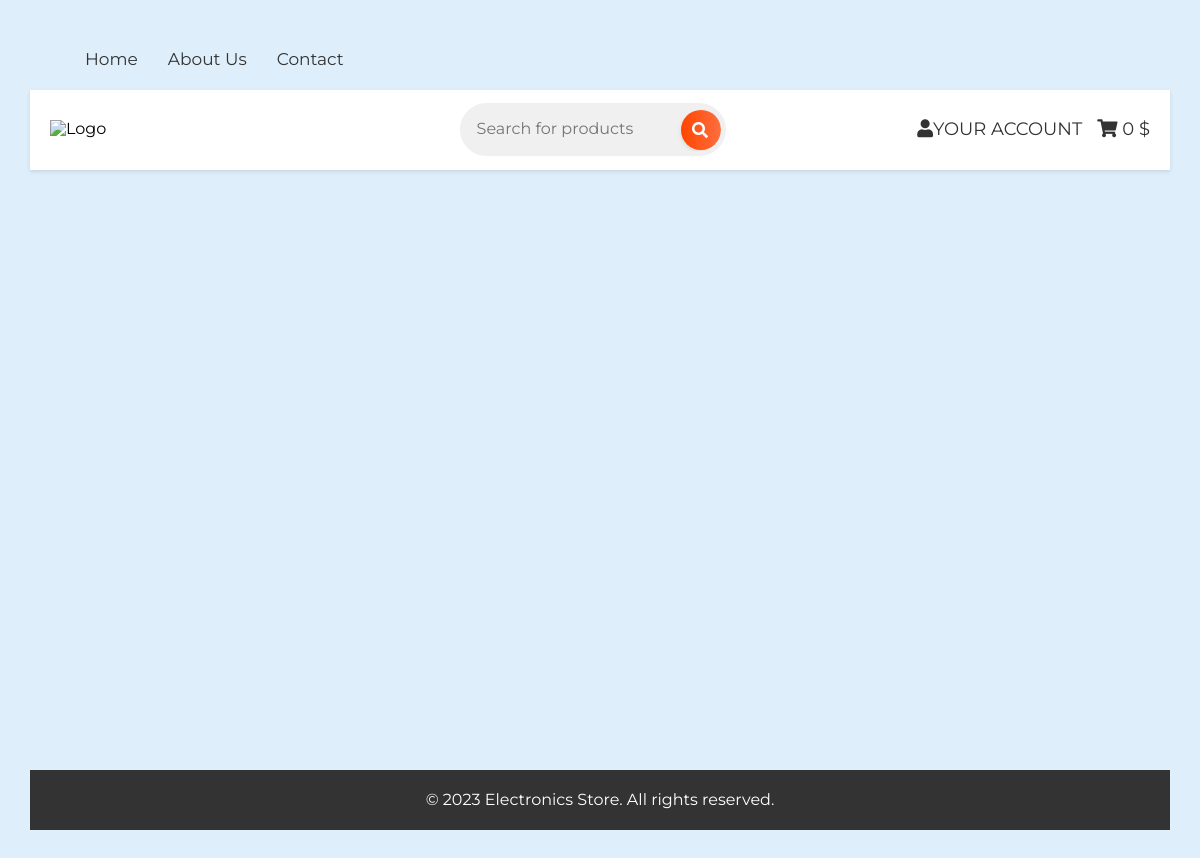
The app's page /, older data.
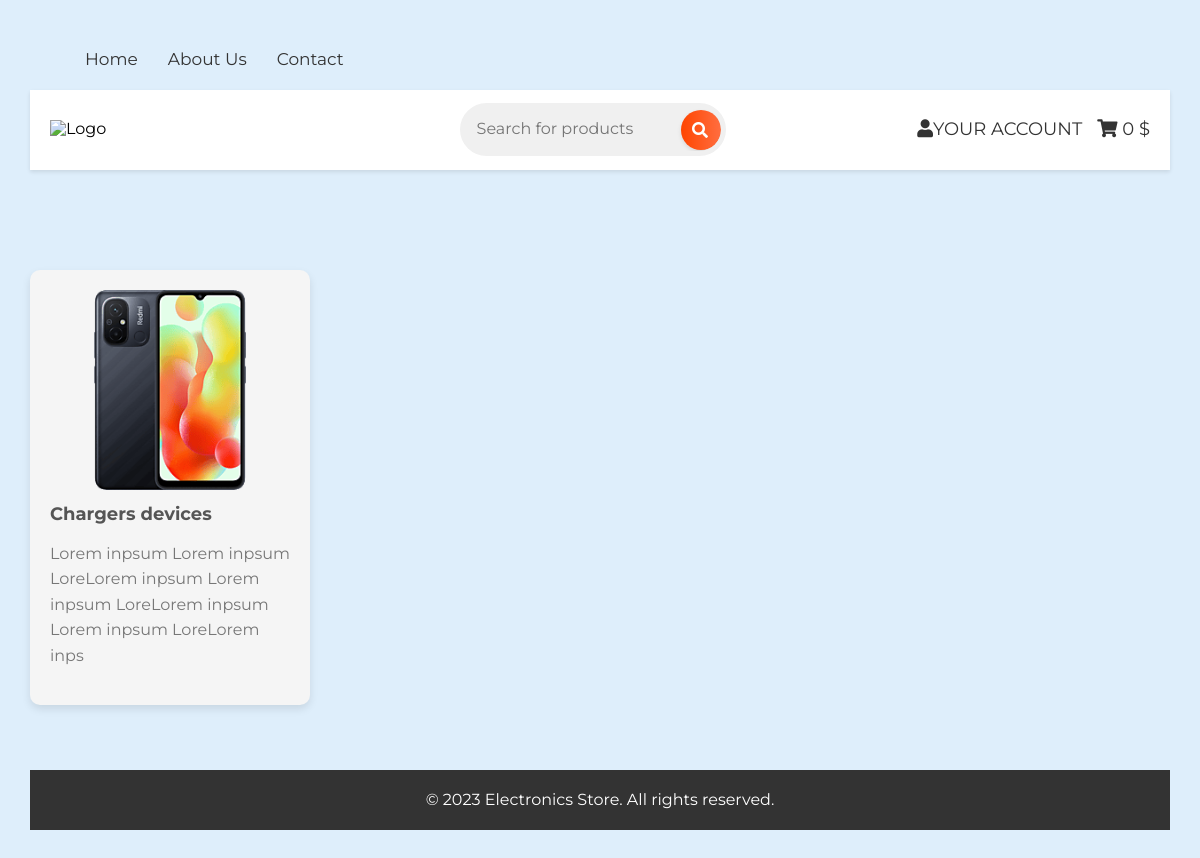
The same page, newer data.
### catalogApp/models.py (models this page shows, shortened)
class Category(MPTTModel):
    category_name = models.CharField(max_length=50, verbose_name='Назва')
    category_description = models.TextField(max_length=100, null=True, verbose_name='Опис')
    category_image = models.ImageField(upload_to='images/category_images/', verbose_name='Зображення')
    parent = TreeForeignKey('self', on_delete=models.CASCADE, null=True, blank=True, related_name='children',
                            db_index=True, verbose_name='Вкладеність')
    category_slug = AutoSlugField(populate_from='category_name', unique=True, always_update=True, db_index=True,
                                  verbose_name='Слаг(Автоматичний)')
    category_created_at = models.DateTimeField(auto_now_add=True, verbose_name='Дата створення')
    category_updated_at = models.DateTimeField(auto_now=True, verbose_name='Дата оновлення')
    class MPTTMeta:
        order_insertion_by = ['category_name']
    class Meta:
        verbose_name = 'Категорія'
        verbose_name_plural = 'Категорії'

### catalogApp/views.py (the view)
# urls.py: path('', index_page_view, name='home'),
def index_page_view(request):
    categories = Category.objects.all()
    swiper_images = Swiper.objects.all()
    context = {
        'categories': categories,
        'swiper_images': swiper_images,
    }
    return render(request, 'catalogApp/index.html', context=context)

### mainapp/context_processors.py (called while the page is built)
def calculate_cart_total(user):
    total = 0
    if user.is_authenticated:
        cart_items = CartItem.objects.filter(user=user)
        for cart_item in cart_items:
            total += cart_item.quantity * cart_item.product.product_price
    return total

def cart_total(request):
    total = calculate_cart_total(request.user)
    return {'cart_total': total}

def get_username(request):
    user = get_user(request)
    username = user.username if user.is_authenticated else None
    return {'username': username}

### catalogApp/templates/catalogApp/index.html (shortened to what this page needs)
{% extends 'mainapp/base.html' %}
{% block links %}
<link rel="stylesheet" href="https://unpkg.com/swiper/swiper-bundle.min.css">
{% endblock %}
{% block contents %}
<div class="categories-container">
    {% for category in categories %}
    {% if category.level == 0 %}
    <a href="{% url 'get_subcategories' category.category_slug %}" class="category-item">
            <img src="{{ category.category_image.url }}" alt="{{ category.category_name }}">
            <span>{{ category.category_name }}</span>
            <p>{{ category.category_description }}</p>
    </a>
    {% endif %}
    {% endfor %}
</div>
{% endblock %}

Row changes from the older to the newer data that the page shows:
added Category: category_image (picture), category_name "Chargers devices", category_description "Lorem inpsum Lorem inpsum LoreLorem inpsum Lorem inpsum LoreLorem inpsum Lorem inpsum LoreLorem inps"
